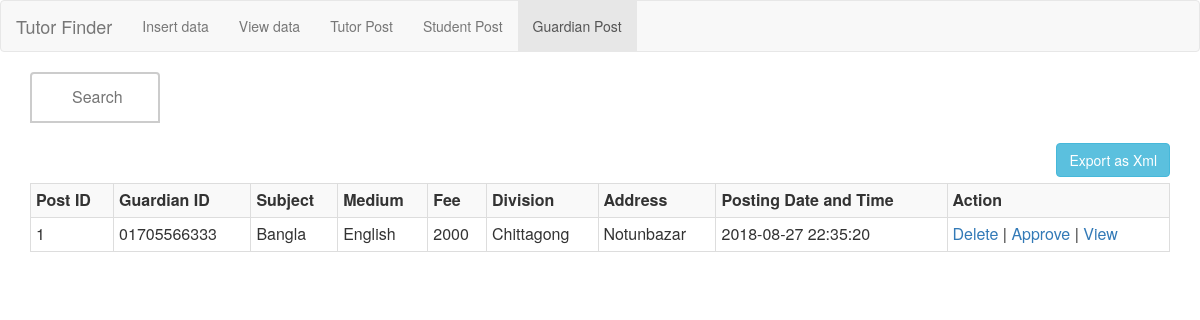
The page /adguardianpost.php on the database its author committed.
### tables this page shows
CREATE TABLE `g_post_temp` (
  `post_id` int(10) NOT NULL,
  `g_id` varchar(15) NOT NULL,
  `subjects` varchar(15) NOT NULL,
  `medium` varchar(10) NOT NULL,
  `salary` int(8) NOT NULL,
  `divisions` varchar(15) NOT NULL,
  `address` varchar(25) NOT NULL,
  `dateTime` timestamp NOT NULL DEFAULT CURRENT_TIMESTAMP
);

### adguardianpost.php (the view, shortened to what this page needs)
<!DOCTYPE <!DOCTYPE html>
<html>
<head>
    <link href="css/bootstrap.min.css" rel="stylesheet">
    <link href="css/bootstrap.css" rel="stylesheet">
    <link href="css/style2.css" rel="stylesheet">
</head>
<body>
<nav class="navbar navbar-default">
    <div class="container-fluid">
        <div class="navbar-header">
            <a class="navbar-brand" href="#index.php">Tutor Finder</a>
        </div>
        <ul class="nav navbar-nav">
            <li><a href="#home.php">Insert data</a></li>
            <li><a href="#viewdata.php">View data</a></li>
            <li><a href="adtutorpost.php">Tutor Post</a></li>
            <li><a href="adstudentpost.php">Student Post</a></li>
            <li class="active"><a href="adguardianpost.php">Guardian Post</a></li>
        </ul>
    </div>
</nav>
<div class="container">
<form>
    <input type="text" name="search" placeholder="Search" onkeyup="showResult(this.value)">
</form>
<h3><a href='convertxml.php' style='float:right;' class='btn btn-info'>Export as Xml</a></h3><br/><br/>
<table class="table table-striped table-bordered table-condensed">
    <tr>
    <th>Post ID</th>
    <th>Guardian ID</th>
    <th>Subject</th>
    <th>Medium</th>
    <th>Fee</th>
    <th>Division</th>
    <th>Address</th>
    <th>Posting Date and Time</th>
    <th>Action</th>
    </tr>
    <?php
        require 'config.php';
        $statement="select * from g_post_temp";
        $result = mysqli_query($conn, $statement);
        if (mysqli_num_rows($result) > 0)
        {
            while($row = mysqli_fetch_assoc($result))
            {
                echo "<tr>";
                echo "<td>".$row['post_id']."</td>";
                echo "<td>".$row['g_id']."</td>";
                echo "<td>".$row['subjects']."</td>";
                echo "<td>".$row['medium']."</td>";
                echo "<td>".$row['salary']."</td>";
                echo "<td>".$row['divisions']."</td>";
                echo "<td>".$row['address']."</td>";
                echo "<td>".$row['dateTime']."</td>";
                echo "<td><a href=\"dltguardianpost.php?id=$row[post_id]\" onClick=\"return confirm('Are you sure you want to delete?')\">Delete</a> | <a href=\"appguardianpost.php?id=$row[post_id]\">Approve</a> | <a href=\"singleview.php?id=$row[post_id]\">View</a></td>";
                echo "</tr>";
            }
        }
        else
        {
            echo "Nothing found in db";
        }
    ?>
    </table>
</div>
</body>
</html>

### adguardianpost.php (style rules this page uses)
input[type=text] { width: 130px; box-sizing: border-box; border: 2px solid #ccc; #border-radius: 4px; font-size: 16px; border-top-left-radius: 4px; border-top-right-radius: 4px; background-color: white; background-position: 10px 10px; background-repeat: no-repeat; padding: 12px 20px 12px 40px; -webkit-transition: width 0.4s ease-in-out; transition: width 0.4s ease-in-out; }

### rows shown on the page
g_post_temp: post_id "1", g "01705566333", subjects "Bangla", medium "English", salary "2000", divisions "Chittagong", address "Notunbazar", dateTime "2018-08-27 22:35:20"
